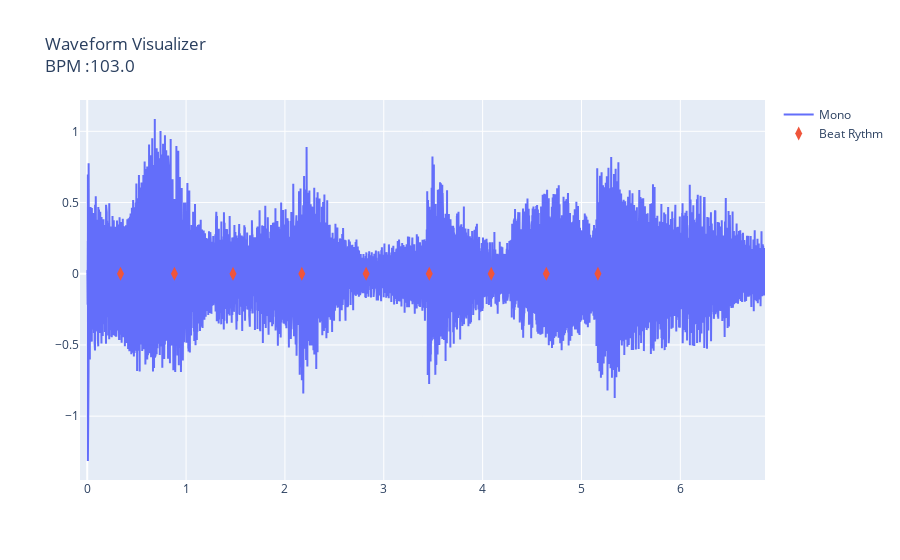

This figure's notebook cell:
### Code cell
stereo = False
rate = 30

left = [point[0] for point in song.waveform[0::rate]]
right = [point[1] for point in song.waveform[0::rate]]
mono = (np.array(left) + np.array(right)) / 2
x = np.arange(0, len(mono)) * rate / song.sr

if stereo:
    data = [
        go.Scatter(x=x, y=left, name="Left"),
        go.Scatter(x=x, y=right, name="Right"),
    ]
else:
    data = [go.Scatter(x=x, y=mono, name="Mono")]

fig = go.Figure(data=data)

beats = librosa.frames_to_time(song_analyzer.beat_frames, song.sr)

fig.add_trace(
    go.Scatter(
        x=beats,
        y=np.zeros(len(beats)),
        mode="markers",
        marker_symbol="diamond-tall",
        marker_size=10,
        name="Beat Rythm"
    )
)

fig.update_layout(title=f"Waveform Visualizer <br>BPM :{round(song_analyzer.tempo,0)}")
fig.show()

### Figure 1 — Plotly figure (JSON) as saved in the notebook; plotly's stock layout.template omitted (floating-point values rounded to 4 significant figures; data arrays with more than 128 entries replaced by an {"elided": "..."} marker saying what was removed)
{"data": [{"name": "Mono", "type": "scatter", "x": {"elided": "10080 float values"}, "y": {"elided": "10080 float values"}}, {"marker": {"size": 10, "symbol": "diamond-tall"}, "mode": "markers", "name": "Beat Rythm", "type": "scatter", "x": [0.3367, 0.8824, 1.474, 2.171, 2.821, 3.46, 4.087, 4.644, 5.166], "y": [0, 0, 0, 0, 0, 0, 0, 0, 0]}], "layout": {"title": {"text": "Waveform Visualizer <br>BPM :103.0"}}}
